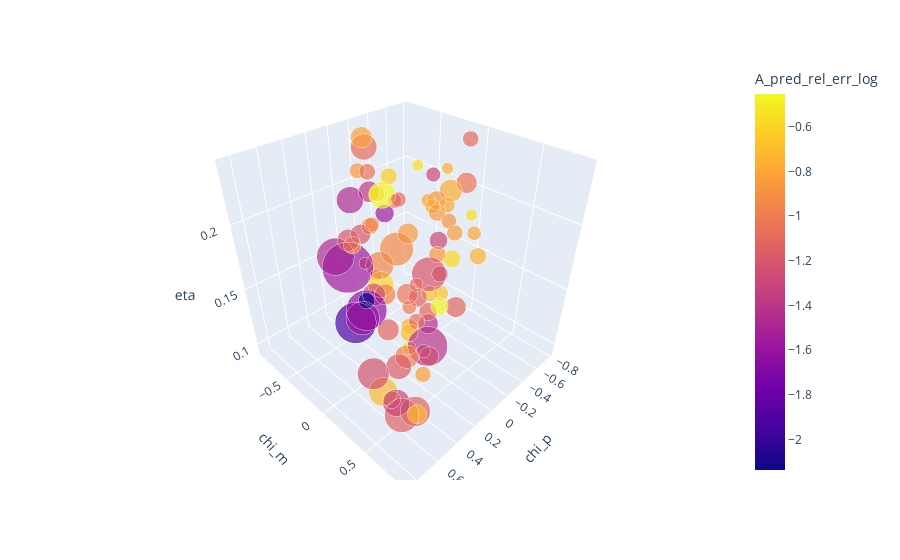

The notebook cell this image was saved under:
### Code cell
import plotly.express as px
fig = px.scatter_3d(df_mode_3D, x='chi_p', y='chi_m', z='eta',
                    color='A_pred_rel_err_log', size='A_range_inv', size_max=50,
                    hover_name = 'SXS_num',
                    hover_data = ['A_med', 'A_pred_norm', 'A_med_adj', 'chi_1_z', 'chi_2_z', 'q', 'chi_rem', 'A_range'])
fig.show()
